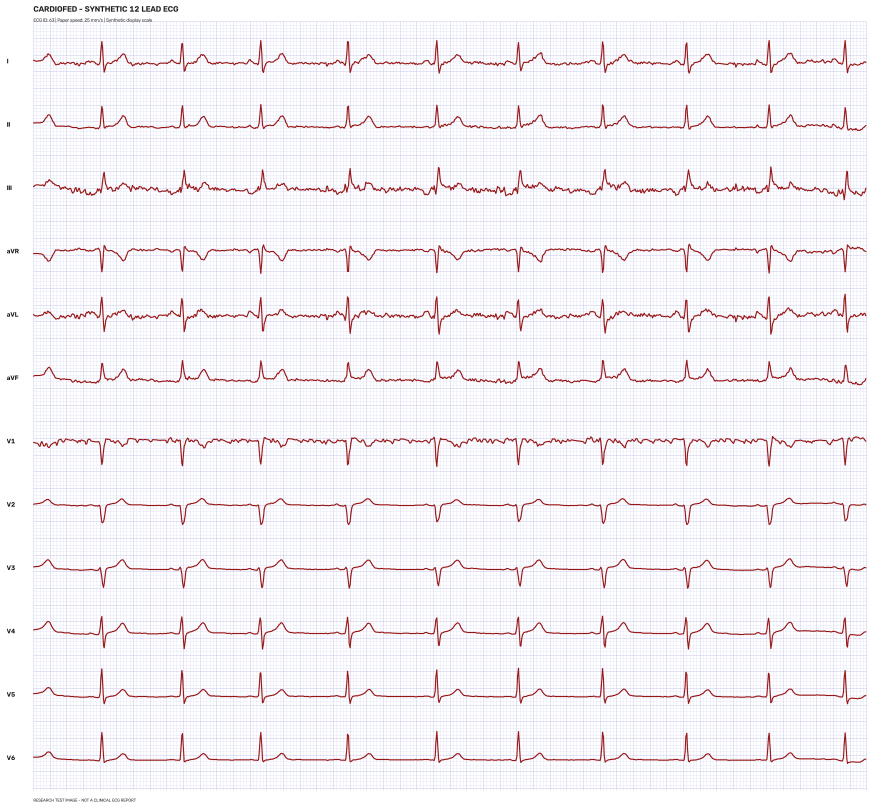
#> input picture results/examples/ECG_63_synthetic_v2.png, 2640 x 2420 px (shown at 1/3 size)
$ python ecg_image_digitizer_v4.py
#> lines starting #> are read from the running program, lines starting #| are printed output that depends on the picture; after the words box and inside, x2 and y2 are one past the last pixel; in counts of white or black regions, pixels touching at a corner belong together

"""Digitize the corrected synthetic 12-lead ECG image using
column-wise median waveform extraction.
"""

from pathlib import Path

import cv2
import numpy as np
import pandas as pd


ROOT = Path(__file__).resolve().parent.parent

IMAGE_PATH = ROOT / "results" / "examples" / "ECG_63_synthetic_v2.png"
OUTPUT_DIR = ROOT / "results" / "examples"

OUTPUT_CSV = OUTPUT_DIR / "ECG_63_reconstructed_v4.csv"
OUTPUT_DEBUG = OUTPUT_DIR / "ECG_63_digitization_v4_debug.png"

LEADS = [
    "Lead_I", "Lead_II", "Lead_III",
    "aVR", "aVL", "aVF",
    "V1", "V2", "V3",
    "V4", "V5", "V6"
]

DISPLAY_NAMES = [
    "I", "II", "III", "aVR", "aVL", "aVF",
    "V1", "V2", "V3", "V4", "V5", "V6"
]

# Must match generate_synthetic_ecg_v2.py
LEFT_MARGIN = 100
TOP_MARGIN = 90
ROW_HEIGHT = 190
PAPER_SPEED = 25
PIXELS_PER_MM = 10
DURATION = 10

SAMPLE_COUNT = 1000
VERTICAL_SCALE = 12.0


def create_waveform_mask(roi):
    """Detect dark red ECG waveform pixels."""

    hsv = cv2.cvtColor(roi, cv2.COLOR_BGR2HSV)

    lower_red_1 = np.array([0, 100, 40])
    upper_red_1 = np.array([12, 255, 220])

    lower_red_2 = np.array([165, 100, 40])
    upper_red_2 = np.array([180, 255, 220])

    mask_1 = cv2.inRange(hsv, lower_red_1, upper_red_1)
    mask_2 = cv2.inRange(hsv, lower_red_2, upper_red_2)

    return cv2.bitwise_or(mask_1, mask_2)


def extract_lead(image, lead_index):

    row_top = TOP_MARGIN + lead_index * ROW_HEIGHT
    center_y = row_top + ROW_HEIGHT // 2

    x_start = LEFT_MARGIN
    x_end = LEFT_MARGIN + DURATION * PAPER_SPEED * PIXELS_PER_MM

    y_start = row_top + 5
    y_end = row_top + ROW_HEIGHT - 5

    roi = image[y_start:y_end, x_start:x_end]

    mask = create_waveform_mask(roi)

    height, width = mask.shape

    detected_columns = []
    median_positions = []

    # Find the median waveform position in each column.
    for x in range(width):

        ys = np.where(mask[:, x] > 0)[0]

        if len(ys) > 0:
            detected_columns.append(x)
            median_positions.append(float(np.median(ys)))

    if len(detected_columns) < width * 0.80:
        raise RuntimeError(
            f"Insufficient waveform detection for "
            f"{DISPLAY_NAMES[lead_index]}: "
            f"{len(detected_columns)}/{width} columns"
        )

    # Interpolate columns where no waveform pixel was detected.
    pixel_positions = np.interp(
        np.arange(width),
        detected_columns,
        median_positions
    )

    absolute_y = pixel_positions + y_start

    # Convert image coordinates to normalized signal values.
    reconstructed = (
        center_y - absolute_y
    ) / VERTICAL_SCALE

    # Resample to exactly 1000 points.
    reconstructed = np.interp(
        np.linspace(0, width - 1, SAMPLE_COUNT),
        np.arange(width),
        reconstructed
    )

    return reconstructed.astype(np.float32), mask, pixel_positions


def main():

    OUTPUT_DIR.mkdir(parents=True, exist_ok=True)

    if not IMAGE_PATH.exists():
        raise FileNotFoundError(
            f"Image not found: {IMAGE_PATH}"
        )

    image = cv2.imread(str(IMAGE_PATH))
#> image is the input picture: shape (2420, 2640, 3); mean B, G, R 245.7, 240.6, 244.3

    if image is None:
        raise RuntimeError("Could not read ECG image.")

    print("Image dimensions:", image.shape)
#| Image dimensions: (2420, 2640, 3)
    print("Method: Column-wise median extraction")

    reconstructed = {}
    debug_image = image.copy()

    for i, lead in enumerate(LEADS):

        signal, mask, pixel_positions = extract_lead(image, i)

        reconstructed[lead] = signal

        row_top = TOP_MARGIN + i * ROW_HEIGHT
        row_bottom = row_top + ROW_HEIGHT

        # Draw extracted waveform in green.
        points = np.column_stack((
            np.arange(len(pixel_positions)) + LEFT_MARGIN,
            pixel_positions + row_top + 5
        )).astype(np.int32)

        cv2.polylines(
            debug_image,
            [points.reshape(-1, 1, 2)],
            False,
            (0, 180, 0),
            2
        )

        cv2.rectangle(
            debug_image,
            (LEFT_MARGIN, row_top),
            (
                LEFT_MARGIN + mask.shape[1],
                row_bottom
            ),
            (0, 180, 0),
            1
        )

        print(
            f"{DISPLAY_NAMES[i]}: "
            f"{len(signal)} samples | "
            f"min={signal.min():.3f} | "
            f"max={signal.max():.3f}"
        )
#> this loop made 12 passes
#| I: 1000 samples | min=-2.371 | max=4.642
#| II: 1000 samples | min=-1.312 | max=4.428
#| III: 1000 samples | min=-2.157 | max=4.796
#| aVR: 1000 samples | min=-4.492 | max=1.636
#| aVL: 1000 samples | min=-4.014 | max=4.604
#| aVF: 1000 samples | min=-1.542 | max=4.127
#| V1: 1000 samples | min=-5.374 | max=1.228
#| V2: 1000 samples | min=-4.735 | max=1.723
#> (further printed lines are left out)
#> pass 1, in extract_lead, `roi = image[y_start:y_end, x_start:x_end]`:
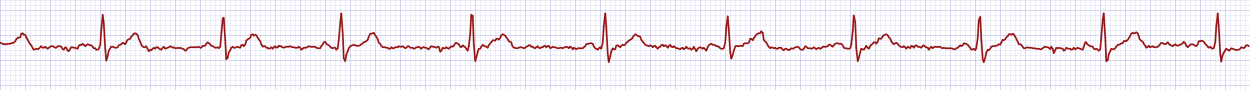
#> roi: shape (180, 2500, 3) (shown at 1/2 size); mean B, G, R 243.8, 238.2, 242.9
#> pass 1, in create_waveform_mask, `mask_1 = cv2.inRange(hsv, lower_red_1, upper_red_1)`:
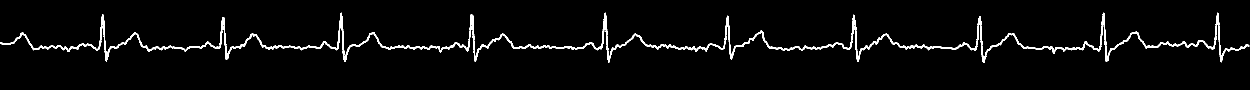
#> mask_1: shape (180, 2500) (shown at 1/2 size); 3.4% white; 1 white region, box (x1, y1, x2, y2) and area: (0, 25, 2499, 126) 15136
#> pass 1, in create_waveform_mask, `mask_2 = cv2.inRange(hsv, lower_red_2, upper_red_2)`:
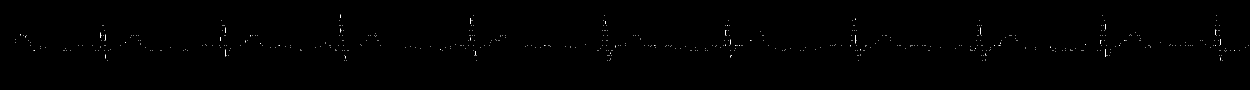
#> mask_2: shape (180, 2500) (shown at 1/2 size); 0.18% white in thin lines or dots, all inside (x1, y1, x2, y2) = (30, 29, 2498, 121)
#> after the loop:
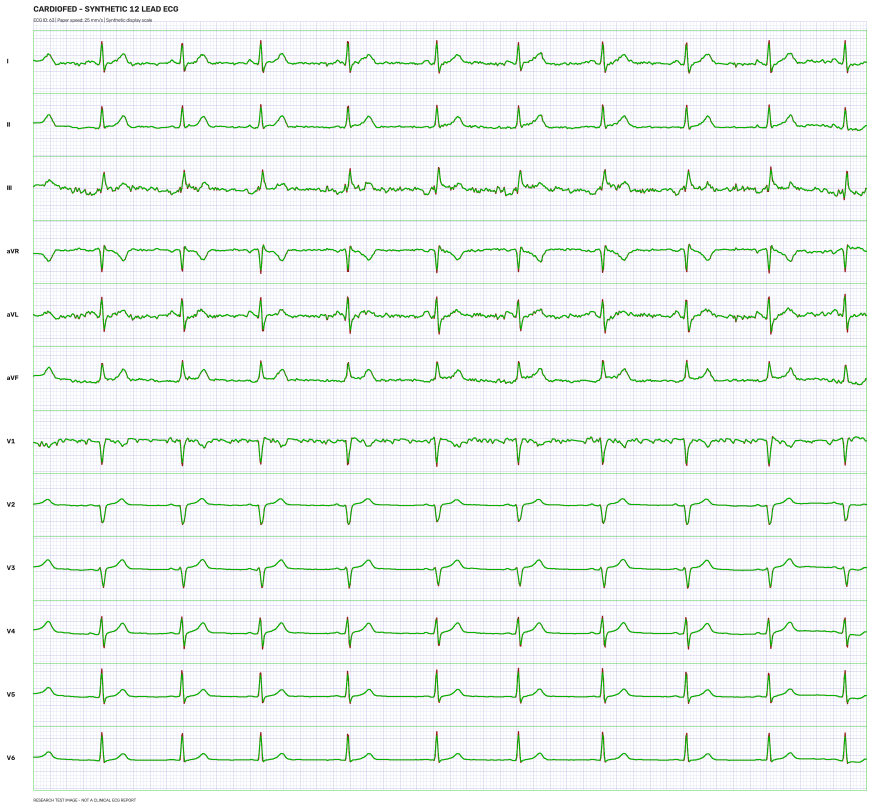
#> debug_image: shape (2420, 2640, 3) (shown at 1/3 size); mean B, G, R 243.4, 243.8, 239.1
#> after the loop, reconstructed = 12 items

    result = pd.DataFrame(reconstructed)
#> result = table of 1000 rows and 12 columns

    result.insert(
        0,
        "time_seconds",
        np.arange(SAMPLE_COUNT) / 100.0
    )

    result.to_csv(OUTPUT_CSV, index=False)

    if not cv2.imwrite(str(OUTPUT_DEBUG), debug_image):
        raise RuntimeError("Could not save debug image.")

    print("\nDIGITIZATION V4 COMPLETED!")
    print("Reconstructed shape:", result.shape)
#| Reconstructed shape: (1000, 13)
    print("CSV:", OUTPUT_CSV)
    print("Debug image:", OUTPUT_DEBUG)


if __name__ == "__main__":
    main()
